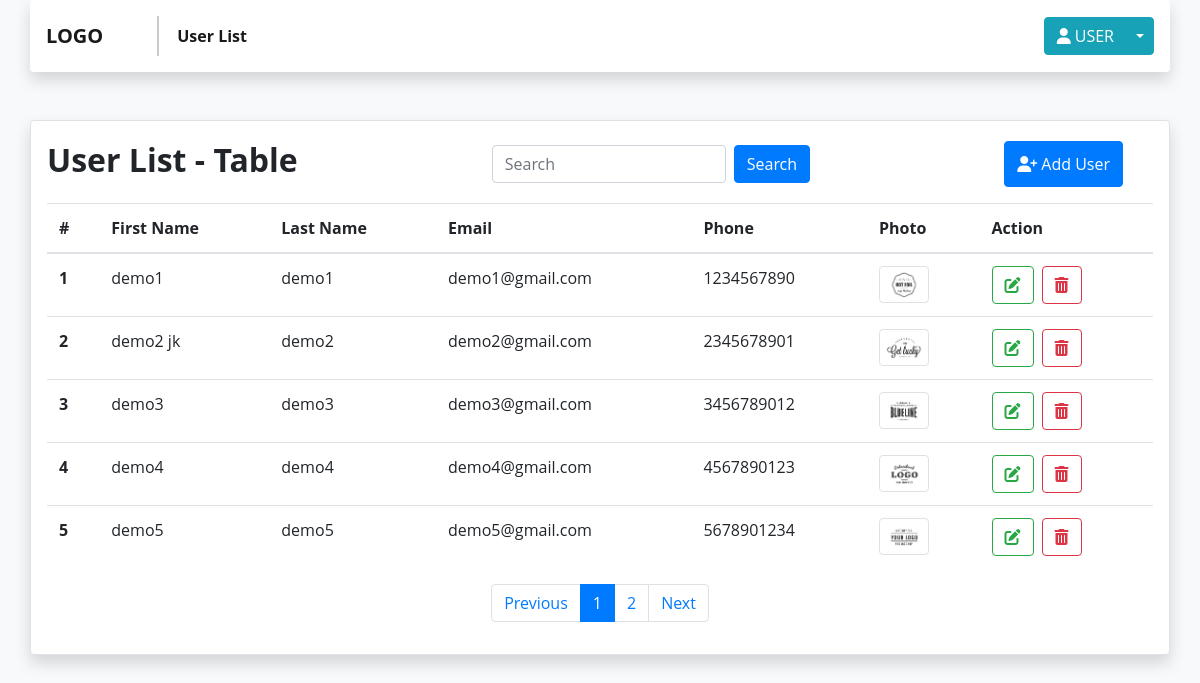
The page /user_list.php (signed in) on the database its author committed.
### tables this page shows
CREATE TABLE `users` (
  `id` int(250) NOT NULL,
  `firstname` varchar(250) NOT NULL,
  `lastname` varchar(250) NOT NULL,
  `email` varchar(250) NOT NULL,
  `phone` varchar(250) NOT NULL,
  `password` varchar(250) NOT NULL,
  `photo` varchar(250) DEFAULT NULL
);

### database.php (called while the page is built, shortened)
<?php
class Database
{
    private $conn;
    function __construct()
    {
        $dsn = "mysql:host=" . HOSTNAME . ";dbname=" . DATABASE . ";";
        $db_user = USERNAME;
        $db_password = PASSWORD;
        try {
            $this->conn = new PDO($dsn, $db_user, $db_password);
            $this->conn->setAttribute(PDO::ATTR_ERRMODE, PDO::ERRMODE_EXCEPTION);
        } catch (PDOException $e) {
            echo $e->getMessage();
        }
    }
    public function list($tablename, $where = null, $cond_type = "AND", $start = 0, $limit = 10)
    {
        $sql = "SELECT * FROM {$tablename}";
        $array = [];
        $sql .= " LIMIT {$start}, {$limit}";
        $int_qry = $this->conn->prepare($sql);
        $int_qry->execute($array);
        $data['rows'] = $int_qry->fetchAll(PDO::FETCH_OBJ);
        $count_sql = "SELECT COUNT(*) as count FROM {$tablename}";
        $count_qry = $this->conn->prepare($count_sql);
        $count_qry->execute($array);
        $data['total'] = $count_qry->fetch(PDO::FETCH_OBJ)->count;
        return $data;
    }
}

### user_list.php (the view, shortened to what this page needs)
<?php
include 'include/header.php';
?>
<section class="user-list-table">
    <div class="container mt-5 border shadow p-3 mb-5 bg-white rounded">
        <div class="col row d-flex justify-content-between mt-1">
            <h2 class="font-weight-bold">User List - Table</h2>
            <form class="form-inline" action="user_list.php" method="get">
                <input class="form-control mr-sm-2" type="search" value="<?php echo isset($_GET['searchQuery']) ? $_GET['searchQuery'] : ''; ?>" placeholder="Search" aria-label="Search" id="searchInput" name="searchQuery">
                <button class="btn btn-primary my-2 my-sm-0" type="submit">Search</button>
            </form>
            <button type="button" class="btn btn-primary" id="addUserBtn">
                <i class="fas fa-user-plus"></i> Add User
            </button>
        </div>
        <div class="table-responsive">
            <table class="table table-hover mt-3">
                <thead class="sticky-header">
                    <tr>
                        <th scope="col">#</th>
                        <th scope="col">First Name</th>
                        <th scope="col">Last Name</th>
                        <th scope="col">Email</th>
                        <th scope="col">Phone</th>
                        <th scope="col">Photo</th>
                        <th scope="col">Action</th>
                    </tr>
                </thead>
                <tbody>
                    <?php
                    $db = new Database();
                    $where = null;
                    $page = isset($_GET['page']) ? $_GET['page'] : 1;
                    $limit = 5;
                    $start = ($page - 1) * $limit;
                    $usersData = $db->list('users', $where, $cond_type, $start, $limit);
                    $users = $usersData['rows'];
                    $totalRows = $usersData['total'];
                    $i = $start + 1;
                    foreach ($users as $user) {
                        $photoPath = str_replace('../', './', $user->photo);
                        echo "<tr>";
                        echo "<th scope='row'>" . $i . "</th>";
                        echo "<td>" . $user->firstname . "</td>";
                        echo "<td>" . $user->lastname . "</td>";
                        echo "<td>" . $user->email . "</td>";
                        echo "<td>" . $user->phone . "</td>";
                        echo "<td><img src='" . $photoPath . "' class='rounded img-thumbnail' alt='...'></td>";
                        echo "<td>";
                        echo "<div class='btn-group'>";
                        echo "<button type='button' class='btn btn-outline-success rounded editUserBtn' data-userid='" . $user->id . "' data-firstname='" . $user->firstname . "' data-lastname='" . $user->lastname . "' data-email='" . $user->email . "' data-phone='" . $user->phone . "' data-password='" . $user->password . "' data-photo='" . $photoPath . "'><i class='fas fa-edit'></i> </button>";
                        echo "<button type='button' class='btn btn-outline-danger rounded ml-2 deleteUserBtn' data-userid='" . $user->id . "'><i class='fas fa-trash-alt'></i> </button>";
                        echo "</div>";
                        echo "</td>";
                        echo "</tr>";
                        $i++;
                    }
                    ?>
                </tbody>
            </table>
            <nav aria-label="Page navigation example">
                <ul class="pagination justify-content-center">
                    <?php
                    $totalPages = ceil($totalRows / $limit);
                    echo "<li class='page-item'>";
                    echo "<form method='get' action='user_list.php'>";
                    echo "<button type='submit' class='page-link'>Previous</button>";
                    echo "</form>";
                    echo "</li>";
                    for ($i = 1; $i <= $totalPages; $i++) {
                        $activeClass = $page == $i ? 'active' : '';
                        echo "<li class='page-item {$activeClass}'>";
                        echo "<form method='get' action='user_list.php'>";
                        echo "<button type='submit' class='page-link'>{$i}</button>";
                        echo "</form>";
                        echo "</li>";
                    }
                    echo "<li class='page-item'>";
                    echo "<form method='get' action='user_list.php'>";
                    echo "<button type='submit' class='page-link'>Next</button>";
                    echo "</form>";
                    echo "</li>";
                    ?>
                </ul>
            </nav>
        </div>
    </div>
</section>
<?php
include 'include/footer.php';
?>

### include/header.php (shortened to what this page needs)
<?php
include('database.php');
?>
<!doctype html>
<html lang="en">
<head>
    <?php include("link.php") ?>
</head>
<body>
    <nav class="navbar navbar-expand-lg navbar-light bg-light shadow p-3 mb-5 bg-white rounded container">
        <div class="row">
            <div class="col-auto">
                <a class="navbar-brand font-weight-bold" href="user_list.php">LOGO</a>
            </div>
            <div class="col">
                <div class="vl d-none d-lg-block"></div>
            </div>
        </div>
        <div class="collapse navbar-collapse" id="navbarNav">
            <ul class="navbar-nav">
                <li class="nav-item active">
                    <a class="nav-link font-weight-bold" href="user_list.php">User List <span class="sr-only">(current)</span></a>
                </li>
            </ul>
            <form class="form-inline my-2 my-lg-0 ml-auto">
                <div class="btn-group" id="userDropdown">
                    <button type="button" class="btn btn-info"><i class="fa-solid fa-user"></i> USER</button>
                    <button type="button" class="btn btn-info dropdown-toggle dropdown-toggle-split" data-toggle="dropdown" aria-haspopup="true" aria-expanded="false">
                    </button>
                </div>
            </form>
        </div>
    </nav>

### include/link.php (shortened to what this page needs)
<link rel="stylesheet" href="css/bootstrap.min.css">
<link rel="stylesheet" href="css/style.css">
<link rel="stylesheet" href="css/all.min.css">
<link rel="stylesheet" href="css/fontawesome.min.css">

### include/footer.php (shortened to what this page needs)
</body>
</html>

### css/style.css (style rules this page uses)
* { margin: 0rem; padding: 0rem; }
body { background-color: #f8f9fa; font-family: "Open Sans", -apple-system, BlinkMacSystemFont, "Segoe UI", Roboto, Oxygen-Sans, Ubuntu, Cantarell, "Helvetica Neue", Helvetica, Arial, sans-serif; }
.sticky-header { position: sticky; top: 0; z-index: 999; background-color: #fff; }
.img-thumbnail { max-width: 50px; max-height: 50px; }
.vl { border-left: 2px solid #ccc; height: 40px; margin-left: 8px; margin-right: 10px; }

### rows shown on the page
users: firstname "demo1", lastname "demo1", email "demo1@gmail.com", phone "1234567890", photo (picture)
users: firstname "demo2 jk", lastname "demo2", email "demo2@gmail.com", phone "2345678901", photo (picture)
users: firstname "demo3", lastname "demo3", email "demo3@gmail.com", phone "3456789012", photo (picture)
users: firstname "demo4", lastname "demo4", email "demo4@gmail.com", phone "4567890123", photo (picture)
users: firstname "demo5", lastname "demo5", email "demo5@gmail.com", phone "5678901234", photo (picture)
